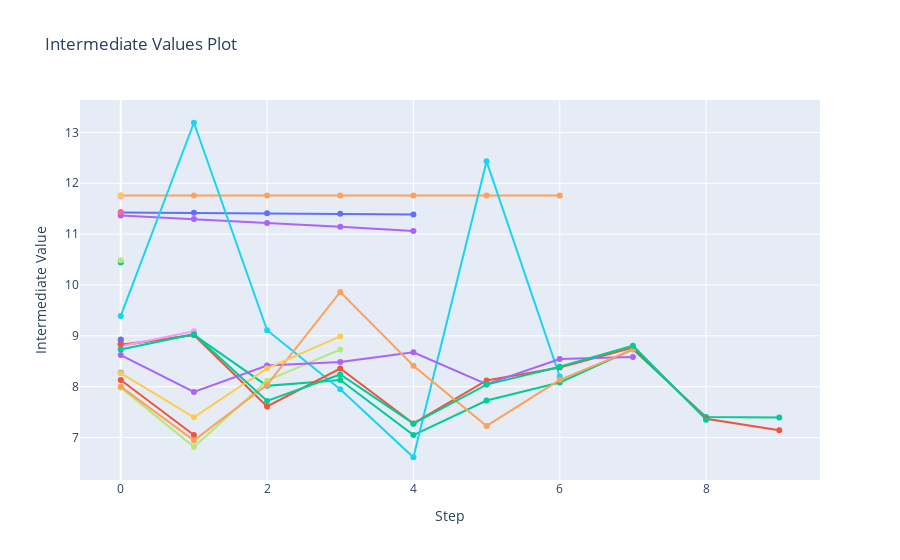

Notebook source saved alongside this figure:
### Code cell
plot_intermediate_values(study)

### Figure 1 — Plotly figure (JSON) as saved in the notebook; plotly's stock layout.template omitted (floating-point values rounded to 4 significant figures)
{"data": [{"marker": {"maxdisplayed": 10}, "mode": "lines+markers", "name": "Trial0", "type": "scatter", "x": [0, 1, 2, 3, 4], "y": [11.43, 11.42, 11.41, 11.4, 11.39]}, {"marker": {"maxdisplayed": 10}, "mode": "lines+markers", "name": "Trial1", "type": "scatter", "x": [0, 1], "y": [8.131, 7.051]}, {"marker": {"maxdisplayed": 10}, "mode": "lines+markers", "name": "Trial2", "type": "scatter", "x": [0, 1, 2, 3, 4, 5, 6, 7, 8, 9], "y": [8.811, 9.02, 8.016, 8.133, 7.049, 7.728, 8.084, 8.734, 7.406, 7.396]}, {"marker": {"maxdisplayed": 10}, "mode": "lines+markers", "name": "Trial3", "type": "scatter", "x": [0, 1, 2, 3, 4], "y": [11.37, 11.3, 11.22, 11.14, 11.06]}, {"marker": {"maxdisplayed": 10}, "mode": "lines+markers", "name": "Trial4", "type": "scatter", "x": [0, 1, 2, 3, 4, 5, 6], "y": [11.76, 11.76, 11.76, 11.76, 11.76, 11.76, 11.76]}, {"marker": {"maxdisplayed": 10}, "mode": "lines+markers", "name": "Trial5", "type": "scatter", "x": [0, 1, 2, 3, 4, 5, 6], "y": [9.392, 13.19, 9.111, 7.951, 6.612, 12.43, 8.2]}, {"marker": {"maxdisplayed": 10}, "mode": "lines+markers", "name": "Trial6", "type": "scatter", "x": [0], "y": [11.44]}, {"marker": {"maxdisplayed": 10}, "mode": "lines+markers", "name": "Trial7", "type": "scatter", "x": [0, 1, 2, 3], "y": [7.981, 6.816, 8.118, 8.732]}, {"marker": {"maxdisplayed": 10}, "mode": "lines+markers", "name": "Trial8", "type": "scatter", "x": [0], "y": [11.74]}, {"marker": {"maxdisplayed": 10}, "mode": "lines+markers", "name": "Trial9", "type": "scatter", "x": [0], "y": [11.76]}, {"marker": {"maxdisplayed": 10}, "mode": "lines+markers", "name": "Trial10", "type": "scatter", "x": [0], "y": [8.275]}, {"marker": {"maxdisplayed": 10}, "mode": "lines+markers", "name": "Trial11", "type": "scatter", "x": [0, 1, 2, 3, 4, 5, 6, 7, 8, 9], "y": [8.825, 9.015, 7.611, 8.357, 7.277, 8.123, 8.379, 8.768, 7.371, 7.144]}, {"marker": {"maxdisplayed": 10}, "mode": "lines+markers", "name": "Trial12", "type": "scatter", "x": [0], "y": [10.44]}, {"marker": {"maxdisplayed": 10}, "mode": "lines+markers", "name": "Trial13", "type": "scatter", "x": [0, 1, 2, 3, 4, 5, 6, 7], "y": [8.622, 7.897, 8.416, 8.487, 8.676, 8.048, 8.545, 8.583]}, {"marker": {"maxdisplayed": 10}, "mode": "lines+markers", "name": "Trial14", "type": "scatter", "x": [0, 1, 2, 3, 4, 5, 6, 7], "y": [8.002, 6.944, 8.037, 9.863, 8.413, 7.229, 8.135, 8.73]}, {"marker": {"maxdisplayed": 10}, "mode": "lines+markers", "name": "Trial15", "type": "scatter", "x": [0], "y": [8.86]}, {"marker": {"maxdisplayed": 10}, "mode": "lines+markers", "name": "Trial16", "type": "scatter", "x": [0], "y": [8.928]}, {"marker": {"maxdisplayed": 10}, "mode": "lines+markers", "name": "Trial17", "type": "scatter", "x": [0], "y": [10.49]}, {"marker": {"maxdisplayed": 10}, "mode": "lines+markers", "name": "Trial18", "type": "scatter", "x": [0, 1], "y": [8.796, 9.091]}, {"marker": {"maxdisplayed": 10}, "mode": "lines+markers", "name": "Trial19", "type": "scatter", "x": [0, 1, 2, 3], "y": [8.267, 7.397, 8.359, 8.988]}, {"marker": {"maxdisplayed": 10}, "mode": "lines+markers", "name": "Trial20", "type": "scatter", "x": [0], "y": [8.924]}, {"marker": {"maxdisplayed": 10}, "mode": "lines+markers", "name": "Trial21", "type": "scatter", "x": [0], "y": [8.839]}, {"marker": {"maxdisplayed": 10}, "mode": "lines+markers", "name": "Trial22", "type": "scatter", "x": [0, 1, 2, 3, 4, 5, 6, 7, 8], "y": [8.731, 9.033, 7.72, 8.241, 7.273, 8.041, 8.393, 8.807, 7.351]}], "layout": {"showlegend": false, "title": {"text": "Intermediate Values Plot"}, "xaxis": {"title": {"text": "Step"}}, "yaxis": {"title": {"text": "Intermediate Value"}}}}
